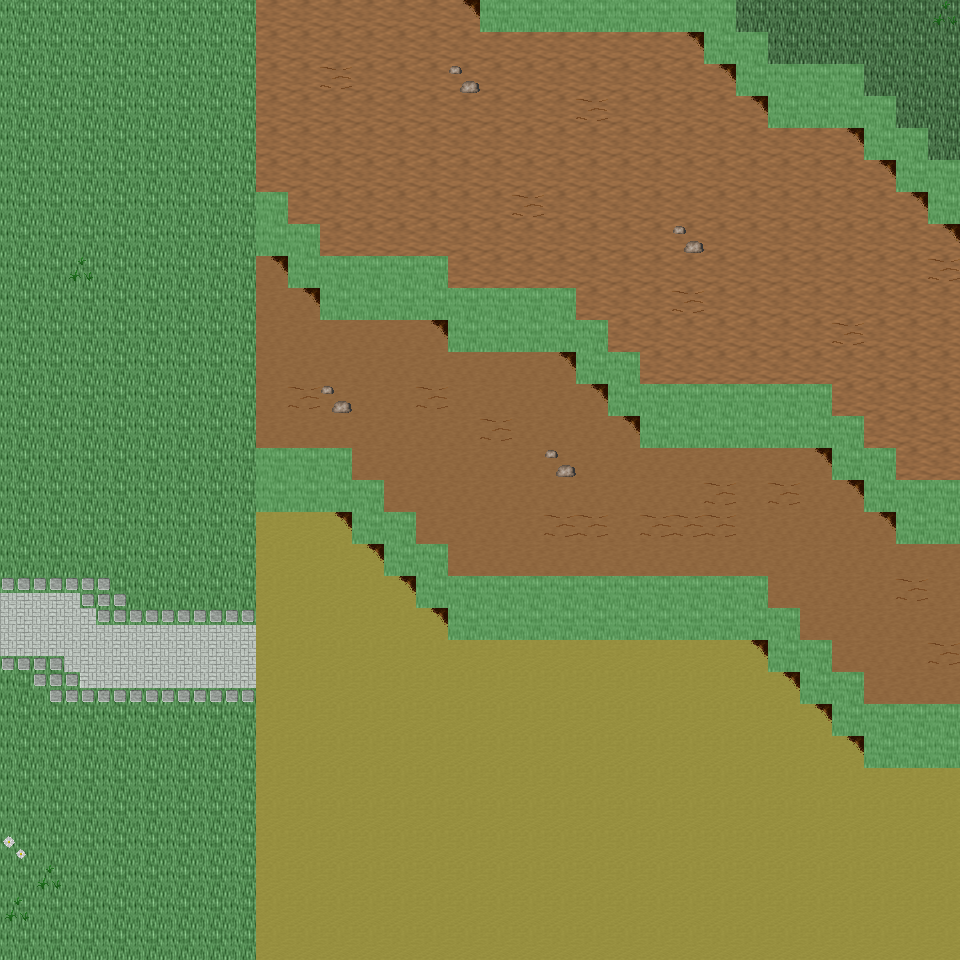

Rendered tile map (Tiled .tmx) drawn with the repository's tilesets; below, a short description and the map source with its tile grids summarised:
An orthogonal 30x30 tile map with 32x32 px tiles, 6 tile layers (Ground, Object, Object2, Above, ...), 24 tilesets and 4 objects (4x mapExit).

<map version="1.0" orientation="orthogonal" renderorder="right-down" width="30" height="30" tilewidth="32" tileheight="32" nextobjectid="5">
  <tileset firstgid="1" name="tileset_ground_ground" tilewidth="32" tileheight="32" tilecount="33" columns="3">
    <image source="../drawable/tileset_ground_ground.png" width="96" height="352" />
  </tileset>
  <tileset firstgid="34" name="tileset_ground_ridge_earth_dark" tilewidth="32" tileheight="32" tilecount="96" columns="12">
    <image source="../drawable/tileset_ground_ridge_earth_dark.png" width="384" height="256" />
  </tileset>
  <tileset firstgid="130" name="tileset_plant_grasses" tilewidth="32" tileheight="32" tilecount="6" columns="3">
    <image source="../drawable/tileset_plant_grasses.png" width="96" height="64" />
  </tileset>
  <tileset firstgid="136" name="tileset_ground_grass_edges" tilewidth="32" tileheight="32" tilecount="36" columns="12">
    <image source="../drawable/tileset_ground_grass_edges.png" width="384" height="96" />
  </tileset>
  <tileset firstgid="172" name="tileset_ground_rock_pebbles" tilewidth="32" tileheight="32" tilecount="3" columns="1">
    <image source="../drawable/tileset_ground_rock_pebbles.png" width="32" height="96" />
  </tileset>
  <tileset firstgid="175" name="tileset_plant_flower_daisy_blue" tilewidth="32" tileheight="32" tilecount="8" columns="2">
    <image source="../drawable/tileset_plant_flower_daisy_blue.png" width="64" height="128" />
  </tileset>
  <tileset firstgid="183" name="tileset_plant_flower_daisy_white" tilewidth="32" tileheight="32" tilecount="8" columns="2">
    <image source="../drawable/tileset_plant_flower_daisy_white.png" width="64" height="128" />
  </tileset>
  <tileset firstgid="191" name="tileset_ground_cobbled_paving" tilewidth="32" tileheight="32" tilecount="1" columns="1">
    <image source="../drawable/tileset_ground_cobbled_paving.png" width="32" height="32" />
  </tileset>
  <tileset firstgid="192" name="tileset_item_pot_dark_barrel" tilewidth="32" tileheight="32" tilecount="2" columns="1">
    <image source="../drawable/tileset_item_pot_dark_barrel.png" width="32" height="64" />
  </tileset>
  <tileset firstgid="194" name="tileset_item_statue_green_stone" tilewidth="32" tileheight="32" tilecount="12" columns="4">
    <image source="../drawable/tileset_item_statue_green_stone.png" width="128" height="96" />
  </tileset>
  <tileset firstgid="206" name="tileset_logic_creature_orc" tilewidth="32" tileheight="32" tilecount="6" columns="6">
    <image source="../drawable/tileset_logic_creature_orc.png" width="192" height="32" />
  </tileset>
  <tileset firstgid="212" name="tileset_logic_creature_gnome" tilewidth="32" tileheight="32" tilecount="6" columns="6">
    <image source="../drawable/tileset_logic_creature_gnome.png" width="192" height="32" />
  </tileset>
  <tileset firstgid="218" name="tileset_logic_creature_animal" tilewidth="32" tileheight="32" tilecount="32" columns="8">
    <image source="../drawable/tileset_logic_creature_animal.png" width="256" height="128" />
  </tileset>
  <tileset firstgid="250" name="tileset_logic_item_sign" tilewidth="32" tileheight="32" tilecount="1" columns="1">
    <image source="../drawable/tileset_logic_item_sign.png" width="32" height="32" />
  </tileset>
  <tileset firstgid="251" name="tileset_logic_collision" tilewidth="32" tileheight="32" tilecount="1" columns="1">
    <image source="../drawable/tileset_logic_collision.png" width="32" height="32" />
  </tileset>
  <tileset firstgid="252" name="tileset_logic_portal" tilewidth="32" tileheight="32" tilecount="24" columns="8">
    <image source="../drawable/tileset_logic_portal.png" width="256" height="96" />
  </tileset>
  <tileset firstgid="276" name="tileset_ground_pothole" tilewidth="32" tileheight="32" tilecount="4" columns="4">
    <image source="../drawable/tileset_ground_pothole.png" width="128" height="32" />
  </tileset>
  <tileset firstgid="280" name="tileset_object_suspension_bridge" tilewidth="32" tileheight="32" tilecount="24" columns="3">
    <image source="../drawable/tileset_object_suspension_bridge.png" width="96" height="256" />
  </tileset>
  <tileset firstgid="304" name="tileset_item_corpse_huge_animal" tilewidth="32" tileheight="32" tilecount="16" columns="2">
    <image source="../drawable/tileset_item_corpse_huge_animal.png" width="64" height="256" />
  </tileset>
  <tileset firstgid="320" name="tileset_ground_green_paving" tilewidth="32" tileheight="32" tilecount="18" columns="3">
    <image source="../drawable/tileset_ground_green_paving.png" width="96" height="192" />
  </tileset>
  <tileset firstgid="338" name="tileset_logic_protection" tilewidth="32" tileheight="32" tilecount="2" columns="2">
    <image source="../drawable/tileset_logic_protection.png" width="64" height="32" />
  </tileset>
  <tileset firstgid="340" name="tileset_building_chimney_smoke" tilewidth="32" tileheight="32" tilecount="40" columns="4">
    <image source="../drawable/tileset_building_chimney_smoke.png" width="128" height="320" />
  </tileset>
  <tileset firstgid="380" name="tileset_building_huts" tilewidth="32" tileheight="32" tilecount="338" columns="26">
    <image source="../drawable/tileset_building_huts.png" width="832" height="416" />
  </tileset>
  <tileset firstgid="718" name="tileset_light_door_light" tilewidth="32" tileheight="32" tilecount="12" columns="3">
    <image source="../drawable/tileset_light_door_light.png" width="96" height="128" />
  </tileset>
  <layer name="Ground" width="30" height="30">
    <data>[900 cells, 900 non-empty, 6 distinct tile ids]</data>
  </layer>
  <layer name="Object" width="30" height="30">
    <data>[900 cells, 181 non-empty, 17 distinct tile ids]</data>
  </layer>
  <layer name="Object2" width="30" height="30">
    <data>[900 cells, 0 non-empty, 0 distinct tile ids]</data>
  </layer>
  <layer name="Above" width="30" height="30">
    <data>[900 cells, 0 non-empty, 0 distinct tile ids]</data>
  </layer>
  <layer name="Above2" width="30" height="30">
    <data>[900 cells, 0 non-empty, 0 distinct tile ids]</data>
  </layer>
  <layer name="Walkable" width="30" height="30">
    <data>[900 cells, 111 non-empty, 1 distinct tile ids]</data>
  </layer>
  <objectgroup name="MapEvents">
    <object id="1" name="north" type="mapExit" x="0" y="0" width="480" height="32">
      <properties>
        <property name="map" value="level_0_x191_y27" />
        <property name="x" value="0" />
        <property name="y" value="28" />
      </properties>
    </object>
    <object id="2" name="north2" type="mapExit" x="736" y="0" width="224" height="32">
      <properties>
        <property name="map" value="level_0_x191_y27" />
        <property name="x" value="23" />
        <property name="y" value="28" />
      </properties>
    </object>
    <object id="3" name="south" type="mapExit" x="0" y="928" width="960" height="32">
      <properties>
        <property name="map" value="level_0_x191_y29" />
        <property name="x" value="0" />
        <property name="y" value="1" />
      </properties>
    </object>
    <object id="4" name="west" type="mapExit" x="0" y="0" width="32" height="960">
      <properties>
        <property name="map" value="level_0_x190_y28" />
        <property name="x" value="28" />
        <property name="y" value="0" />
      </properties>
    </object>
  </objectgroup>
</map>
